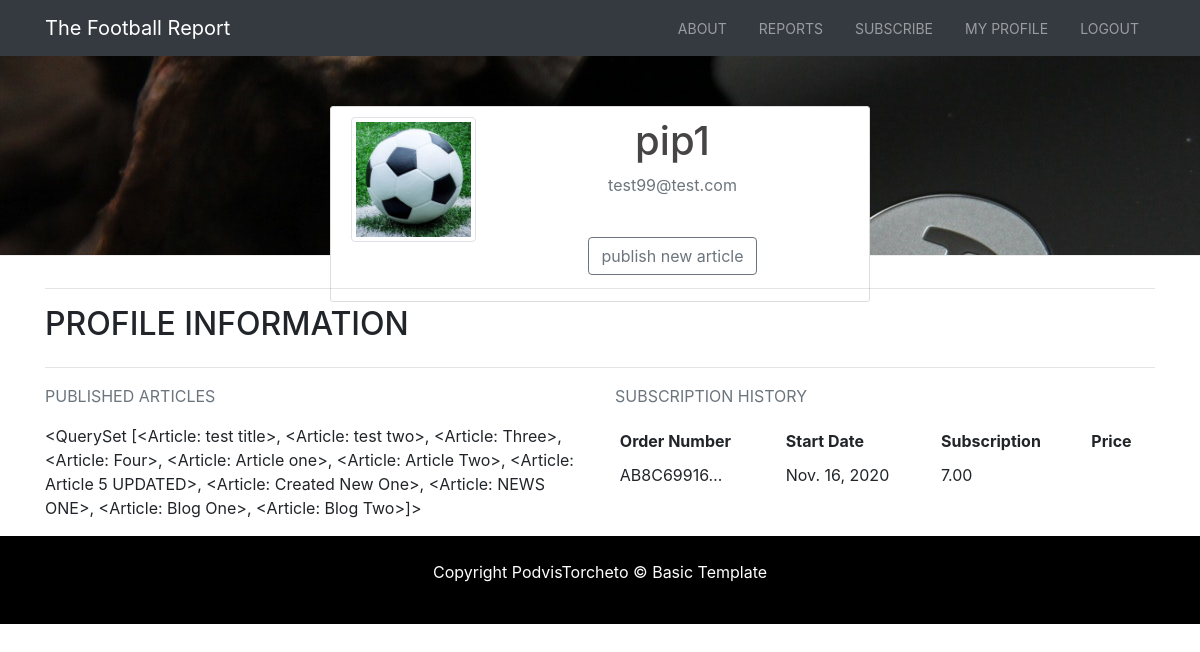
The page /profile/ (signed in) on the database its author committed.
### profiles/models.py (models this page shows, shortened)
class Profile(models.Model):
    user = models.OneToOneField(User, on_delete=models.CASCADE)
    image = models.ImageField(default="default.jpg", upload_to="profile_pics")

### blog/models.py (models this page shows, shortened)
class Article(models.Model):
    title = models.CharField(max_length=100)
    content = models.TextField()
    date_posted = models.DateTimeField(default=timezone.now)
    author = models.ForeignKey(Profile, on_delete=models.CASCADE)
    def __str__(self):
        return self.title

### checkout/models.py (models this page shows, shortened)
class Package(models.Model):
    order_number = models.CharField(max_length=32, null=False, editable=False)
    full_name = models.CharField(max_length=50, blank=False)
    phone_number = models.CharField(max_length=20, blank=False)
    email = models.EmailField(max_length=254, null=False, blank=False)
    user = models.ForeignKey(Profile, null=True, on_delete=models.SET_NULL, related_name='orders')
    price = models.DecimalField(max_digits=10, decimal_places=2, null=False, default=0)
    date = models.DateField(auto_now_add=True)
    original_cart = models.TextField(null=False, blank=False, default='')
    stripe_pid = models.CharField(max_length=254, blank=False, default='')

### profiles/views.py (the view)
# urls.py: path('profile/', include('profiles.urls')),
@login_required
def profile(request):
    orders = Package.objects.all()
    article = Article.objects.all()
    template = "profiles/profile.html"
    context = {
        'profile': profile,
        'orders': orders,
        'article': article,
        'from_profile': True,
    }
    return render(request, template, context)

### cart/contexts.py (called while the page is built)
def cart_contents(request):
    cart = request.session.get('cart', {})
    cart_items = []
    total = 0
    subscription_count = 0
    """
    context = {
        'cart_items': cart_items,
        'total': total,
        'subscription_count': subscription_count,
    }"""
    for id, quantity in cart.items():
        subscription = get_object_or_404(Subscription, pk=id)
        total += quantity * subscription.price
        subscription_count += quantity
        cart_items.append({'id': id, 'quantity': quantity, 'subscription': subscription})
    return {'cart_items': cart_items, 'total': total, 'suscription_count': subscription_count}

### profiles/templates/profiles/profile.html (shortened to what this page needs)
{% extends "base.html" %} {% load static %} {% block page_header %}
<header id="page-header">
  <div class="container">
        <div class="row">
            <div class="col-md-6 m-auto text-center">
                <div class="content-section">
                <div class="media">
                    <img
                    class="account-img img-thumbnail"
                    src="{{ user.profile.image.url }}"
                    />
                    <div class="media-body">
                        <h2 class="account-heading">{{ user.username }}</h2>
                        <p class="text-secondary">{{ user.email }}</p>
                        {{% if user.is_authenticated and orders %}
                            <form method="POST">
                                <div class="form-group">
                                    <a class="btn btn-small btn-outline-secondary" href="{% url 'article_create' %}">publish new article</a>
                                </div>
                            </form>
                        {%endif %}
                    </div>
                </div>
                </div>
            </div>
        </div>
  </div>
</header>
{% endblock %} {% block content %}
<section id="blog" class="py-3">
  <div class="container">
    <div class="row">
      <div class="col">
        <hr />
        <h2 class="logo-font mb-4">Profile Information</h2>
        <hr />
      </div>
    </div>
    <div class="row">
      <div class="col-12 col-lg-6">
        <p class="text-muted logo-font">Published Articles</p>
        {{ article }}
      </div>
      <div class="col-12 col-lg-6">
        <p class="text-muted logo-font">Subscription History</p>
        <table class="table table-sm table-borderless">
                        <thead>
                            <tr>
                                <th>Order Number</th>
                                <th>Start Date</th>
                                <th>Subscription</th>
                                <th>Price</th>
                            </tr>
                        </thead>
                        <tbody>
                            {% for order in orders %}
                                <tr>
                                    <td>
                                    {{ order.order_number|truncatechars:10 }}
                                    </td>
                                    <td>{{ order.date }}</td>
                                    <td>{{ order.price }}</td>
                                </tr>
                            {% endfor %}
                        </tbody>
                    </table>
      </div>
    </div>
  </div>
</section>
{% endblock %}

### static/css/base.css (style rules this page uses)
body { overflow-x: hidden; }
.logo-font { text-transform: uppercase; }
.img-thumbnail { width: 300px; height: 205px; }
#page-header { height: 200px; background: url('../pics/image1.jpg'); background-position: 0 -360px; background-attachment: fixed; color: #fff; border-bottom: 1px #eee solid; padding-top: 50px; }
.content-section { background: #ffffff; padding: 10px 20px; border: 1px solid #dddddd; border-radius: 3px; margin-bottom: 20px; }
.account-img { height: 125px; width: 125px; margin-right: 20px; margin-bottom: 16px; }
.account-heading { font-size: 2.5rem; color: rgb(70, 68, 68); }

### rows shown on the page
Article: title.title "<QuerySet [<Article: test title>, <Article: test two>, <Article: Three>, <Article: Four>, <Article: Article one>, <Article: Article Two>, <Article: Article 5 UPDATED>, <Article: Created New One>, <Article: NEWS ONE>, <Article: Blog One>, <Article: Blog Two>]>"
Package: order_number "AB8C69916…", date "Nov. 16, 2020", price "7.00"

### other values the page prints
{{ user.username }} "pip1"
{{ user.email }} "test99@test.com"
